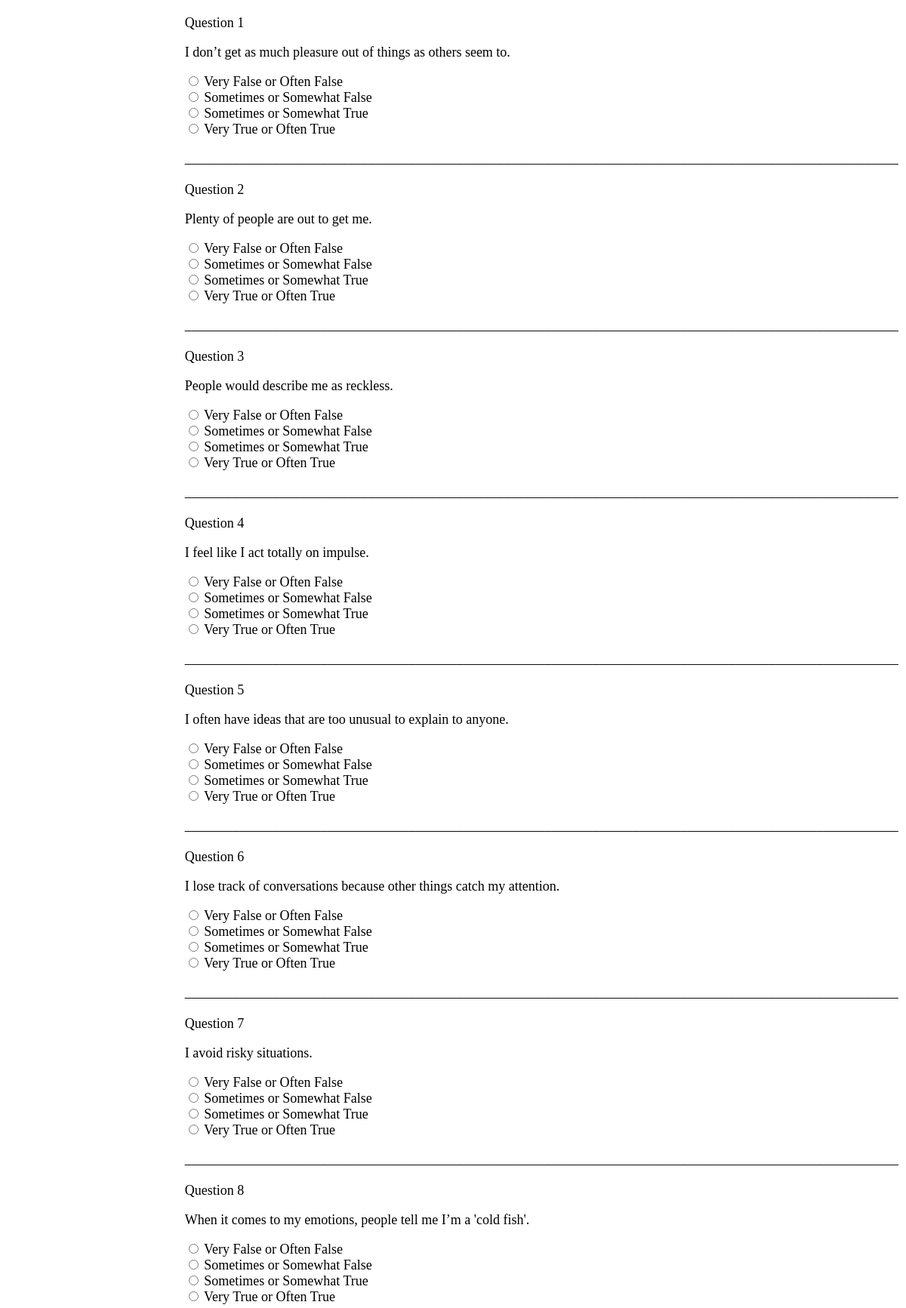
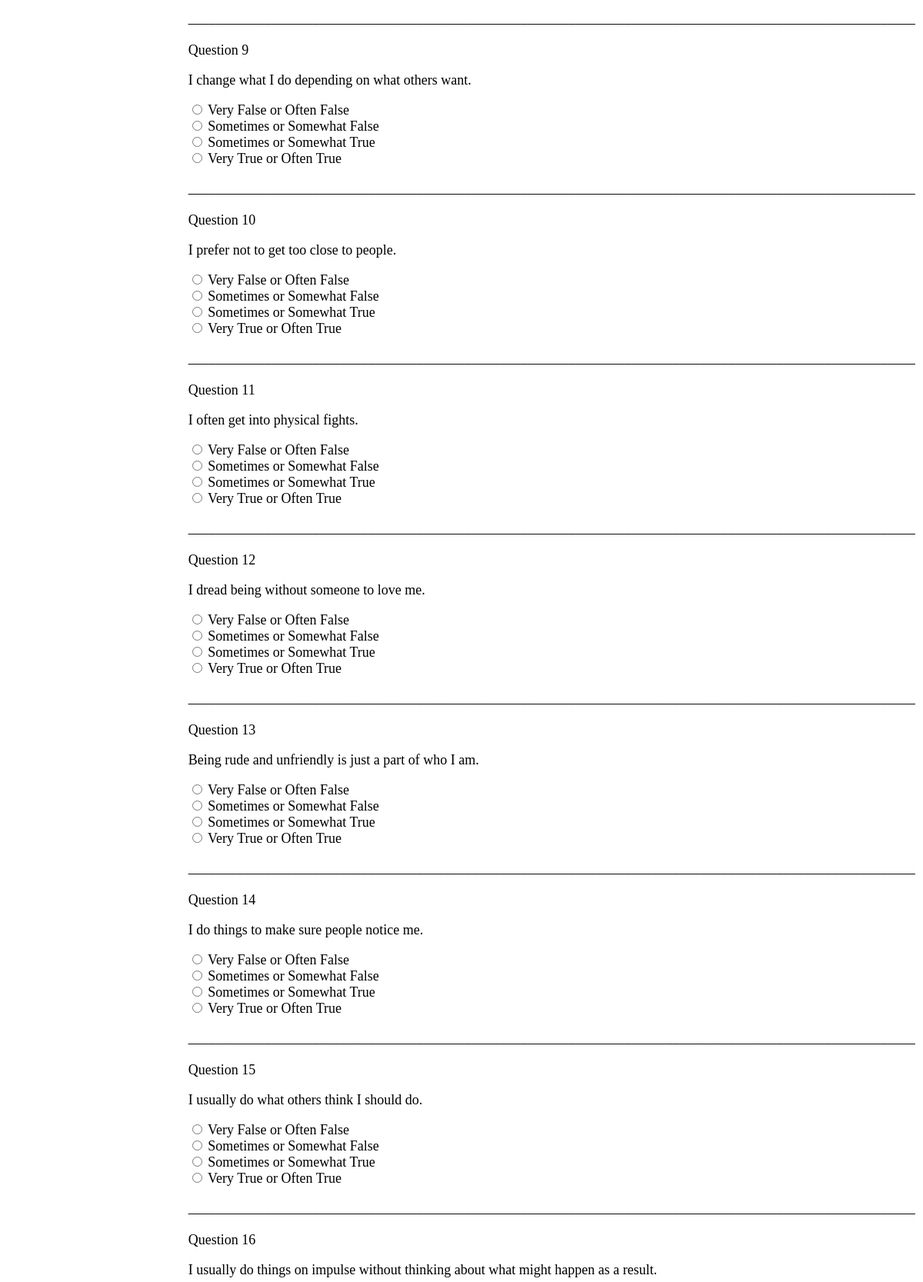
The app's page /test/PID (upper part) with its own data (2 pictures, top to bottom).
### tables this page shows
CREATE TABLE PID_FULL (
    Qno INTEGER PRIMARY KEY,
    Question TEXT NOT NULL,
    Option1 TEXT DEFAULT 'Very False or Often False',
    Option2 TEXT DEFAULT 'Sometimes or Somewhat False',
    Option3 TEXT DEFAULT 'Sometimes or Somewhat True',
    Option4 TEXT DEFAULT 'Very True or Often True'
);

### models/tests/test_routes.py (the view)
@test_routes.route('/PID', methods=['GET', 'POST'])
def test_pid():
    if request.method == 'POST':
        responses = []
        for i in range(1, 221):
            answer = request.form.get(f'q{i}')
            if answer is not None:
                responses.append(int(answer))
        return redirect(url_for('index'))
    else:
        conn = sqlite3.connect('wellnest01.db')
        conn.row_factory = sqlite3.Row
        c = conn.cursor()
        c.execute("SELECT Qno, Question FROM PID_FULL")
        data = c.fetchall()
        conn.close()
        return render_template('test_pid.html', data=data)

### templates/test_pid.html (shortened to what this page needs)
<!DOCTYPE html>
<html lang="en">
<head>
</head>
<body>
    <form action="{{ url_for('test_routes.test_pid') }}" method="post">
        {% for question in data %}
            <div class="question-container">
                <p>Question {{ question['Qno'] }}</p>
                <p>{{ question['Question'] }}</p>
                <label>
                    <input type="radio" name="q{{ question['Qno'] }}" value="0" required>
                    Very False or Often False
                </label><br>
                <label>
                    <input type="radio" name="q{{ question['Qno'] }}" value="1">
                    Sometimes or Somewhat False
                </label><br>
                <label>
                    <input type="radio" name="q{{ question['Qno'] }}" value="2">
                    Sometimes or Somewhat True
                </label><br>
                <label>
                    <input type="radio" name="q{{ question['Qno'] }}" value="3">
                    Very True or Often True
                </label>
                <p>_________________________________________________________________________________________________________</p>
            </div>
        {% endfor %}
    </form>
</body>
</html>

### templates/test_pid.html (style rules this page uses)
body { font-size: 18px; text-align: center; }
.question-container { margin: 20px auto; width: 60%; text-align: left; }

### records on screen
PID_FULL: Qno "1", Question "I don’t get as much pleasure out of things as others seem to."
PID_FULL: Qno "2", Question "Plenty of people are out to get me."
PID_FULL: Qno "3", Question "People would describe me as reckless."
PID_FULL: Qno "4", Question "I feel like I act totally on impulse."
PID_FULL: Qno "5", Question "I often have ideas that are too unusual to explain to anyone."
PID_FULL: Qno "6", Question "I lose track of conversations because other things catch my attention."
PID_FULL: Qno "7", Question "I avoid risky situations."
PID_FULL: Qno "8", Question "When it comes to my emotions, people tell me I’m a 'cold fish'."
PID_FULL: Qno "9", Question "I change what I do depending on what others want."
PID_FULL: Qno "10", Question "I prefer not to get too close to people."
PID_FULL: Qno "11", Question "I often get into physical fights."
PID_FULL: Qno "12", Question "I dread being without someone to love me."
PID_FULL: Qno "13", Question "Being rude and unfriendly is just a part of who I am."
PID_FULL: Qno "14", Question "I do things to make sure people notice me."
PID_FULL: Qno "15", Question "I usually do what others think I should do."
PID_FULL: Qno "16", Question "I usually do things on impulse without thinking about what might happen as a result."
